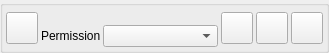
<?xml version="1.0" encoding="UTF-8"?>
<ui version="4.0">
 <class>PermissionWidgetUi</class>
 <widget class="QWidget" name="PermissionWidgetUi">
  <property name="geometry">
   <rect>
    <x>0</x>
    <y>0</y>
    <width>329</width>
    <height>46</height>
   </rect>
  </property>
  <property name="windowTitle">
   <string>Form</string>
  </property>
  <layout class="QGridLayout" name="gridLayout">
   <property name="leftMargin">
    <number>0</number>
   </property>
   <property name="topMargin">
    <number>0</number>
   </property>
   <property name="rightMargin">
    <number>0</number>
   </property>
   <property name="bottomMargin">
    <number>0</number>
   </property>
   <property name="spacing">
    <number>0</number>
   </property>
   <item row="0" column="0">
    <widget class="QGroupBox" name="m_PermissionGroupBox">
     <property name="sizePolicy">
      <sizepolicy hsizetype="Expanding" vsizetype="Preferred">
       <horstretch>0</horstretch>
       <verstretch>0</verstretch>
      </sizepolicy>
     </property>
     <property name="title">
      <string/>
     </property>
     <layout class="QHBoxLayout" name="horizontalLayout_2">
      <property name="spacing">
       <number>3</number>
      </property>
      <property name="leftMargin">
       <number>3</number>
      </property>
      <property name="topMargin">
       <number>3</number>
      </property>
      <property name="rightMargin">
       <number>3</number>
      </property>
      <property name="bottomMargin">
       <number>3</number>
      </property>
      <item>
       <widget class="VxPushButton" name="m_PermissionButton">
        <property name="minimumSize">
         <size>
          <width>32</width>
          <height>32</height>
         </size>
        </property>
        <property name="maximumSize">
         <size>
          <width>32</width>
          <height>32</height>
         </size>
        </property>
        <property name="text">
         <string notr="true"/>
        </property>
        <property name="iconSize">
         <size>
          <width>48</width>
          <height>48</height>
         </size>
        </property>
       </widget>
      </item>
      <item>
       <layout class="QVBoxLayout" name="verticalLayout">
        <property name="spacing">
         <number>2</number>
        </property>
        <item>
         <widget class="QLabel" name="m_PluginLabel">
          <property name="sizePolicy">
           <sizepolicy hsizetype="Expanding" vsizetype="Preferred">
            <horstretch>0</horstretch>
            <verstretch>0</verstretch>
           </sizepolicy>
          </property>
          <property name="text">
           <string/>
          </property>
         </widget>
        </item>
        <item>
         <layout class="QHBoxLayout" name="horizontalLayout">
          <item>
           <widget class="QLabel" name="m_Label">
            <property name="sizePolicy">
             <sizepolicy hsizetype="Minimum" vsizetype="Preferred">
              <horstretch>0</horstretch>
              <verstretch>0</verstretch>
             </sizepolicy>
            </property>
            <property name="text">
             <string>Permission</string>
            </property>
           </widget>
          </item>
          <item>
           <widget class="QComboBox" name="m_PermissionComboBox">
            <property name="sizePolicy">
             <sizepolicy hsizetype="Expanding" vsizetype="Fixed">
              <horstretch>0</horstretch>
              <verstretch>0</verstretch>
             </sizepolicy>
            </property>
           </widget>
          </item>
         </layout>
        </item>
       </layout>
      </item>
      <item>
       <widget class="VxPushButton" name="m_PluginRunButton">
        <property name="minimumSize">
         <size>
          <width>32</width>
          <height>32</height>
         </size>
        </property>
        <property name="maximumSize">
         <size>
          <width>32</width>
          <height>32</height>
         </size>
        </property>
        <property name="text">
         <string notr="true"/>
        </property>
        <property name="iconSize">
         <size>
          <width>48</width>
          <height>48</height>
         </size>
        </property>
       </widget>
      </item>
      <item>
       <widget class="VxPushButton" name="m_PluginSettingsButton">
        <property name="minimumSize">
         <size>
          <width>32</width>
          <height>32</height>
         </size>
        </property>
        <property name="maximumSize">
         <size>
          <width>32</width>
          <height>32</height>
         </size>
        </property>
        <property name="text">
         <string notr="true"/>
        </property>
        <property name="iconSize">
         <size>
          <width>48</width>
          <height>48</height>
         </size>
        </property>
       </widget>
      </item>
      <item>
       <widget class="VxPushButton" name="m_PluginInfoButton">
        <property name="minimumSize">
         <size>
          <width>32</width>
          <height>32</height>
         </size>
        </property>
        <property name="maximumSize">
         <size>
          <width>32</width>
          <height>32</height>
         </size>
        </property>
        <property name="text">
         <string notr="true"/>
        </property>
        <property name="iconSize">
         <size>
          <width>48</width>
          <height>48</height>
         </size>
        </property>
       </widget>
      </item>
     </layout>
    </widget>
   </item>
  </layout>
 </widget>
 <customwidgets>
  <customwidget>
   <class>VxPushButton</class>
   <extends>QPushButton</extends>
   <header>VxPushButton.h</header>
  </customwidget>
 </customwidgets>
 <resources/>
 <connections/>
</ui>
